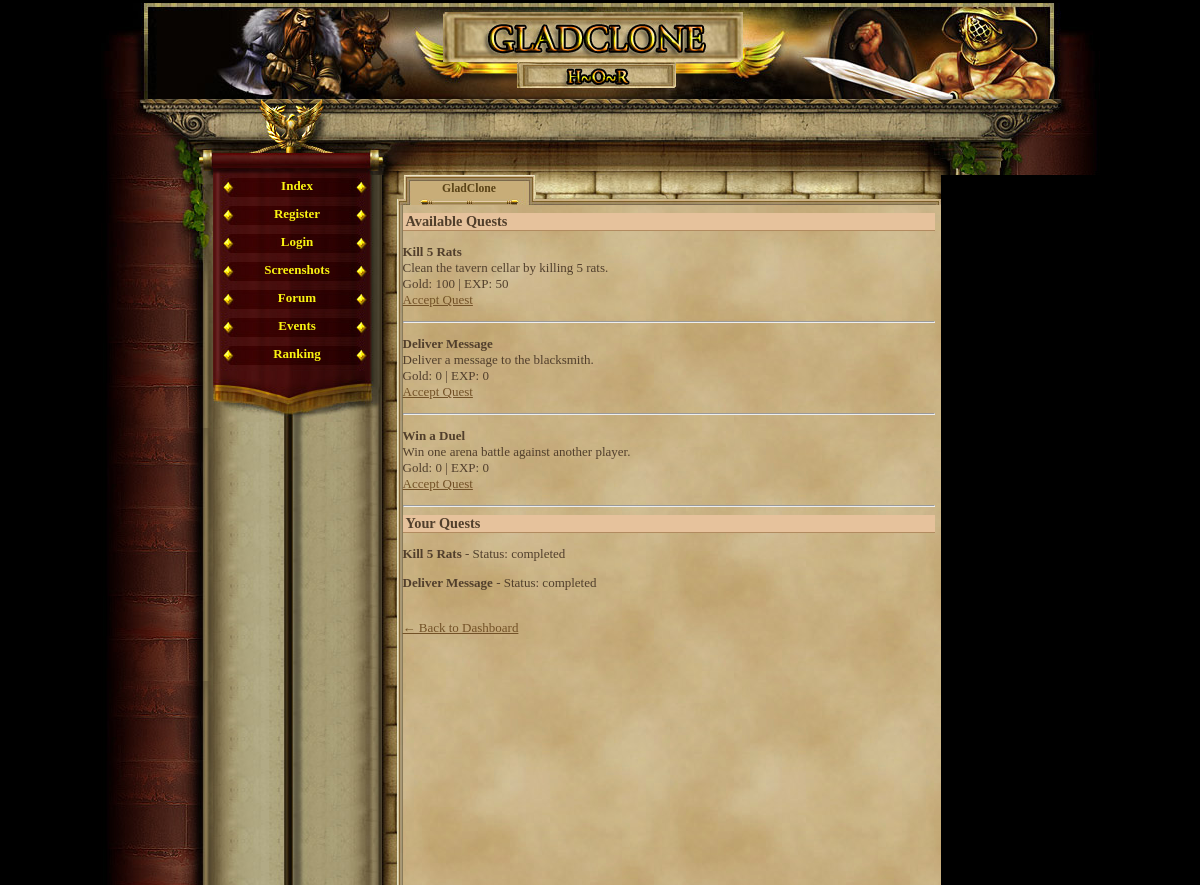
The page /quest.php (signed in) on the database its author committed.
### tables this page shows
CREATE TABLE `quests` (
  `id` int(11) NOT NULL AUTO_INCREMENT,
  `title` varchar(100) NOT NULL,
  `description` text NOT NULL,
  `reward_gold` int(11) DEFAULT '0',
  `reward_exp` int(11) DEFAULT '0',
  `gold_reward` int(11) NOT NULL DEFAULT '0',
  `exp_reward` int(11) NOT NULL DEFAULT '0',
  PRIMARY KEY (`id`)
);

CREATE TABLE `player_quests` (
  `id` int(11) NOT NULL AUTO_INCREMENT,
  `player_id` int(11) NOT NULL,
  `quest_id` int(11) NOT NULL,
  `status` enum('active','completed') NOT NULL DEFAULT 'active',
  PRIMARY KEY (`id`),
  KEY `player_id` (`player_id`),
  KEY `quest_id` (`quest_id`),
  CONSTRAINT `player_quests_ibfk_1` FOREIGN KEY (`player_id`) REFERENCES `gracze` (`id`) ON DELETE CASCADE,
  CONSTRAINT `player_quests_ibfk_2` FOREIGN KEY (`quest_id`) REFERENCES `quests` (`id`) ON DELETE CASCADE
);

### quest.php (the view, shortened to what this page needs)
<?php
require_once('var/ustawienia.php');
require_once('gora_strony.php');
require_once('menu_l.php');
$player_id = $_SESSION['id'];
$result = $conn->query("SELECT * FROM quests");
echo "<h2>Available Quests</h2>";
while ($row = $result->fetch_assoc()) {
    echo "<p><strong>{$row['title']}</strong><br>";
    echo "{$row['description']}<br>";
    echo "Gold: {$row['gold_reward']} | EXP: {$row['exp_reward']}<br>";
    echo "<a href='quest.php?accept={$row['id']}'>Accept Quest</a></p><hr>";
}
echo "<h2>Your Quests</h2>";
$stmt = $conn->prepare("
    SELECT q.title, pq.status, q.id
    FROM player_quests pq
    JOIN quests q ON pq.quest_id = q.id
    WHERE pq.player_id = ?
");
$stmt->bind_param("i", $player_id);
$stmt->execute();
$user_quests = $stmt->get_result();
while ($quest = $user_quests->fetch_assoc()) {
    echo "<p><strong>{$quest['title']}</strong> - Status: {$quest['status']}<br>";
    echo "</p>";
}
?>
<br><a href="index.php">← Back to Dashboard</a>

### game_05.css (style rules this page uses)
body, html { margin: 0; padding: 0; font-family:"Palatino Linotype", "Times New Roman", Times, serif; text-align: center; color: #513F2C; background-color: #000; font-size:16px; }
h2 { text-align:left; border-bottom:1px solid #b28b60; color:#513F2C; background-color:#e6c29c; margin:8px 0px 0px 0px; padding-left:3px; font-size:1.1em; }
a { -moz-user-focus: none; -moz-outline: none; outline: none; }
#content a { color:#735227; }

### rows shown on the page
quests: title "Kill 5 Rats", description "Clean the tavern cellar by killing 5 rats.", gold_reward "100", exp_reward "50"
quests: title "Deliver Message", description "Deliver a message to the blacksmith.", gold_reward "0", exp_reward "0"
quests: title "Win a Duel", description "Win one arena battle against another player.", gold_reward "0", exp_reward "0"
player_quests: quest.title "Kill 5 Rats", status "completed"
player_quests: quest.title "Deliver Message", status "completed"
